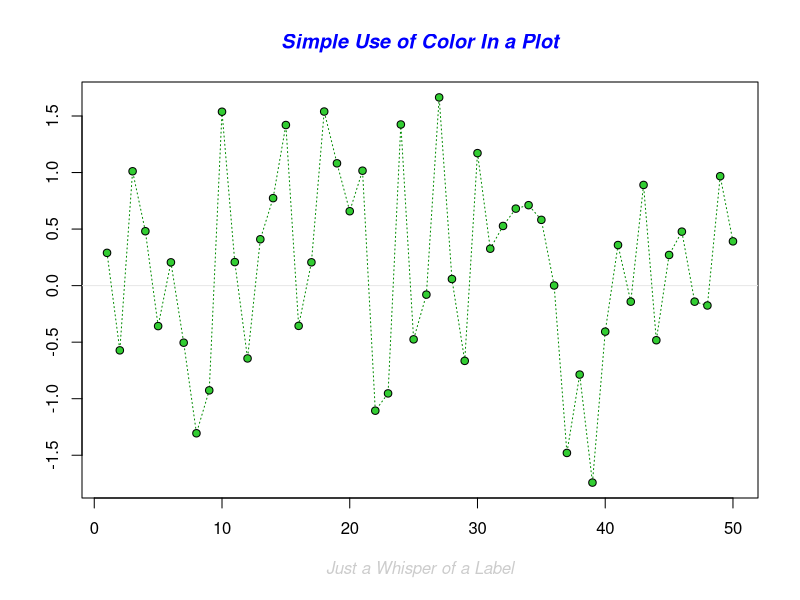
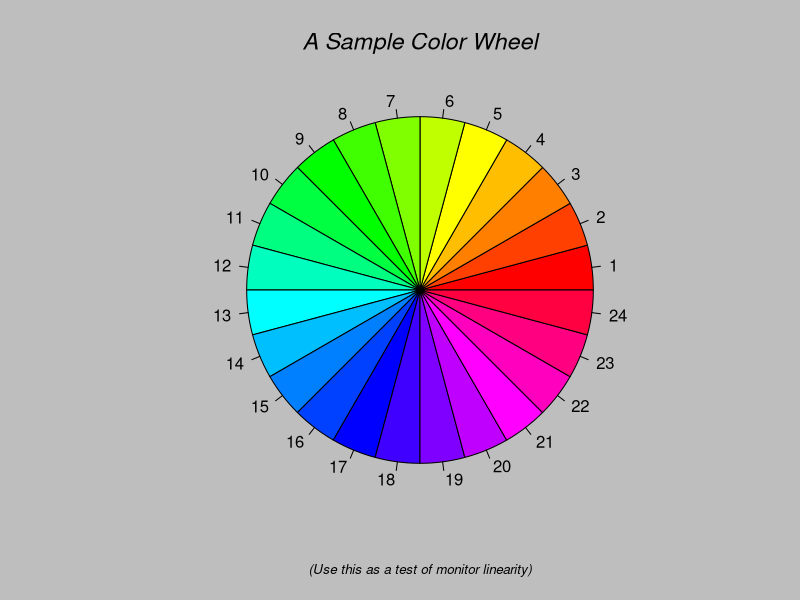
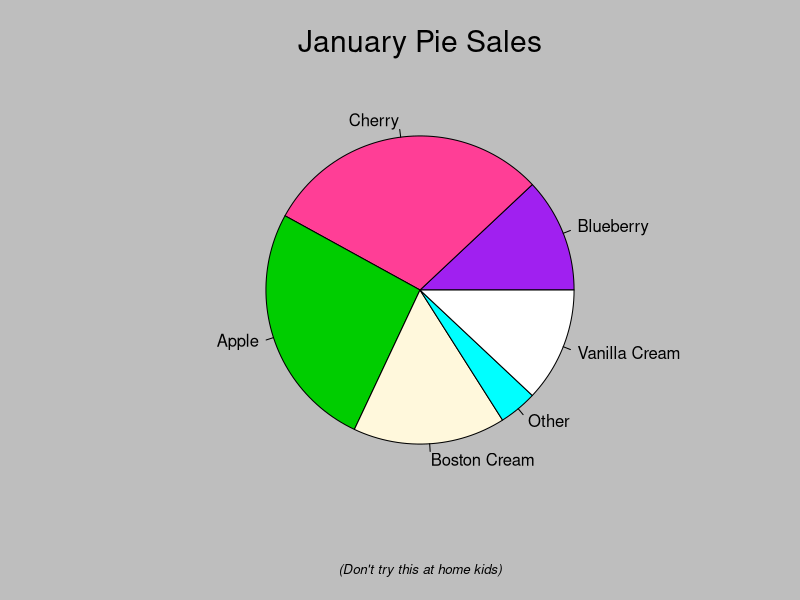
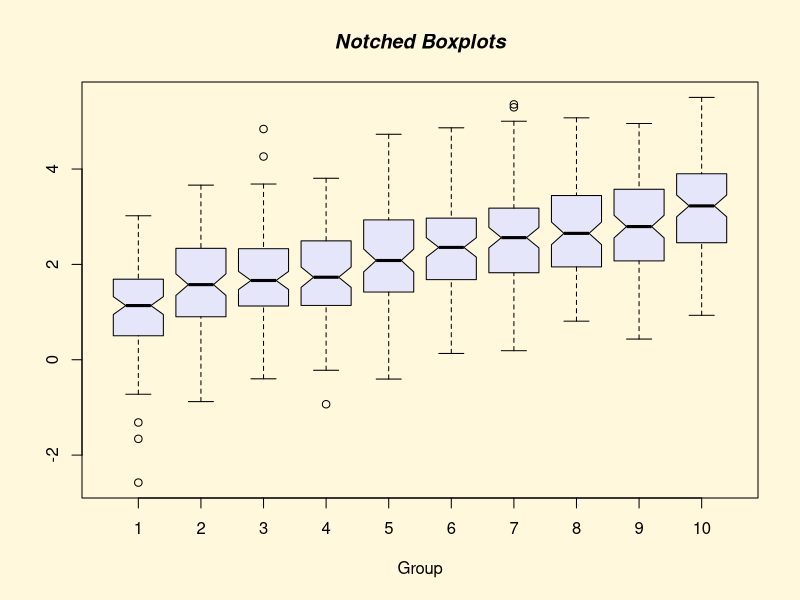
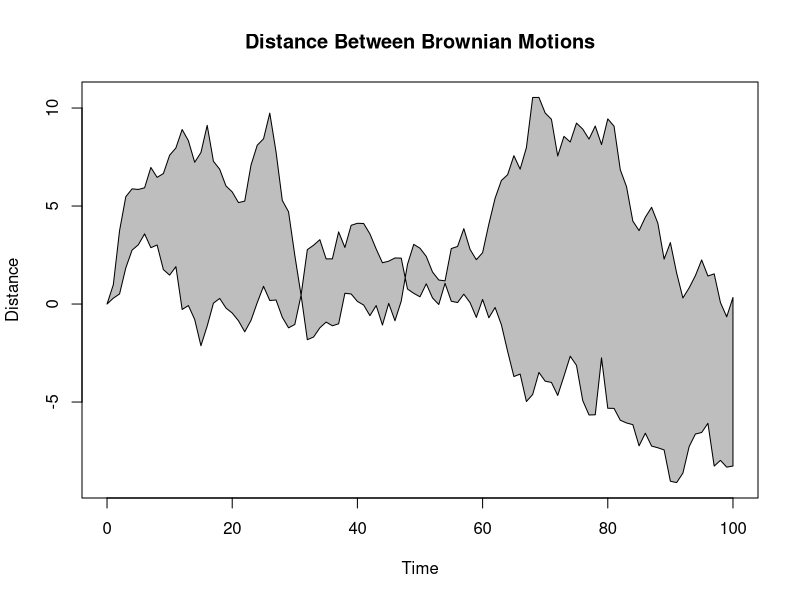
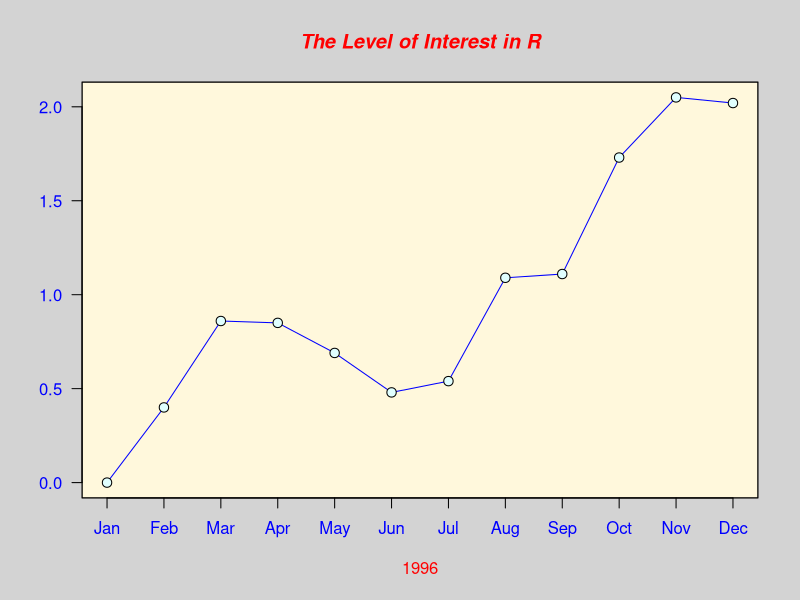
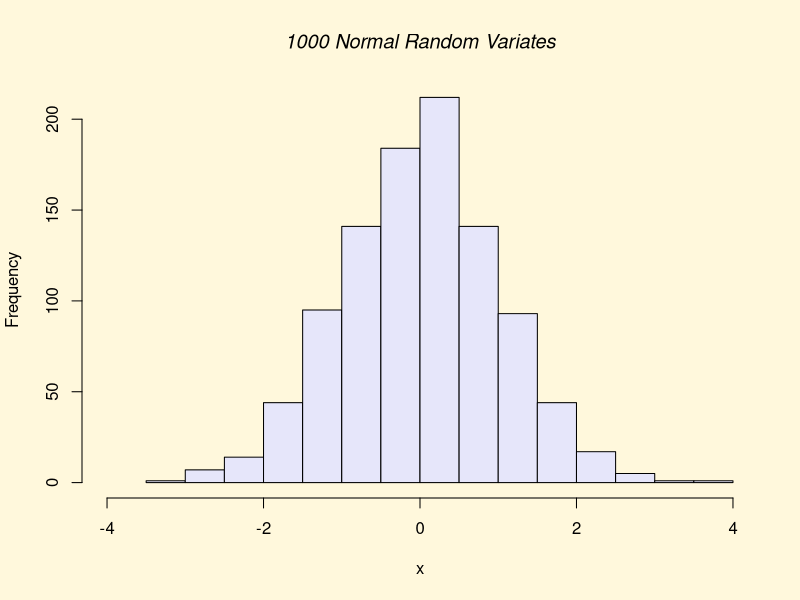
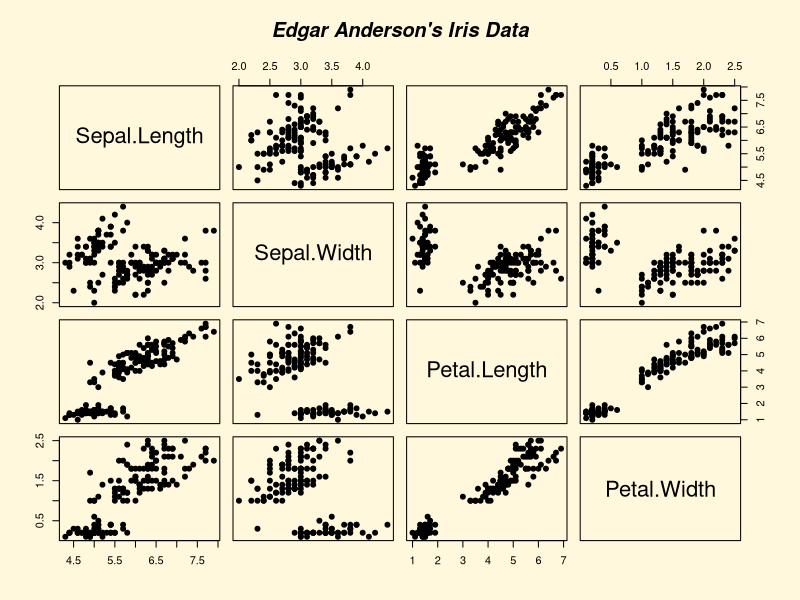

Write R code to recreate these figures, in order.
getwd()


#demo
demo("graphics")
#listar pacotes
search()
#plot 
x = 5:7
y= 8:10
plot(x,y)
?plot

altura = c(145,167,176,121,150)
largura = c(51,63,64,40,55)
plot(altura,largura)

#plotando daTaframe
?lynx
plot(lynx)
plot(lynx,main="Plots com Dataframe",xlab="")
plot(lynx,main="Plots com Dataframe",xlab="Observação")
plot(lynx,main="Plots com Dataframe",col="red")
plot(lynx,main="Plots com Dataframe",col="red", col.main=12, cex.main=1.5)


library(datasets)
airquality
transform(airquality, Month = factor(Month))
boxplot(Ozone ~ Month, airquality, xlab = "Ozone")
hist(warpbreaks$breaks, col = rainbow(10))
#especificação de parametros

#col = cor de plot
#lty = tipo de linha
#lwd = largura DE LINHA
#PCH simbolo de plot
#xlab las como os labels dos eixos são orientados
#bg background color
#mfrow numero de plot por linhas
#mfcol números de plots por colunas

#funções basicas de plot

?par
par()
par("pch")
par("lty")

x = 2:4
plot(x,pch="y")

par(mfrow = c(2,2), col.axis = "red")

plot(1:8, las = 0, xlab = "xlab", ylab = "ylab", main = "LAS = 0")
plot(1:8, las = 1, xlab = "xlab", ylab = "ylab", main = "LAS = 1")
plot(1:8, las = 2, xlab = "xlab", ylab = "ylab", main = "LAS = 2")
plot(1:8, las = 0, xlab = "xlab", ylab = "ylab", main = "LAS = 3")
legend("topright", pch = 1, col=c("red","blue"), legend = c("var1","var2")) 
par(mfrow = c(1,1))

colors()

install.packages("png")
png("Grafico03.jpg", width = 500, height =  500, res= 72)
getwd()


plot(iris$Sepal.Length,iris$Petal.Length, 
     col= iris$Species,
     main = "Grafico gerado a partir do Iris")

pdf("Figura1.pdf", width = 5, height = 4)

#entendendo as funções plot
install.packages("plotrix")
library(plotrix)
?plotrix
par(mfrow = c(1,1), col.axis="red")
plot(1:6, las= 3 , xlab = "lty 1:6", ylab = "", main = "Mais opções ao plot")
ablineclip(v=1, lty=1, col="sienna2", lwd = 2)
ablineclip(v=2, lty=1, col="sienna2", lwd = 2)
ablineclip(v=3, lty=1, col="sienna2", lwd = 2)
ablineclip(v=4, lty=1, col="sienna2", lwd = 2)
ablineclip(v=5, lty=1, col="sienna2", lwd = 2)
ablineclip(v=6, lty=1, col="sienna2", lwd = 2)
ablineclip(v=7, lty=1, col="sienna2", lwd = 2)


plot(lynx)
plot(lynx, type="p", main="Type p")
plot(lynx, type="l", main="Type l")
plot(lynx, type="b", main="Type b")
plot(lynx, type="o", main="Type o")
plot(lynx, type="h", main="Type h")
plot(lynx, type="s", main="Type s")
plot(lynx, type="o", main="Type n")

#dois plot
par(mar=c(4,3,3,3), col.axis="black" )
plot(cars$speed, type="s", col="red",bty="n", xlab = "Cars ID", ylab = "")
text(8, 14, "Velocidade", cex=0.95, col="red")
title(main = "Velocidade a Distância")

#plot a partir  de datasets

